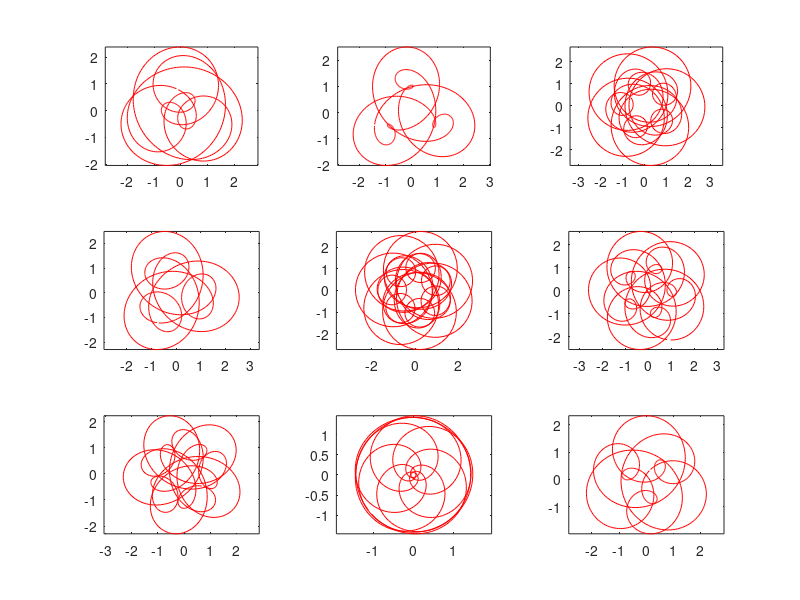

The MATLAB source for this figure:
%MYSTERY CURVE

clear all;
close all;
clc;
N=700;
T=[0:N-1]/N*2*pi;
h=figure;

for k=1:9
a=ceil(rand(1,1)*3); 
p=[3,5,7];
r=ceil(rand(1,1)*(p(a)-1));
s=[1,-1,2];
c=(rand(3,1)+rand(3,1)*1i)*2-(1+1i);
R=r+s*p(a);


z2=exp(1i*R(1)*T)*c(1)+exp(1i*R(2)*T)*c(2)+exp(1i*R(3)*T)*c(3);
x=real(z2);
y=imag(z2);
M=max(abs(z2));
m=min(abs(z2));
subplot(3,3,k);
plot(x,y,'r-');axis equal;
end
